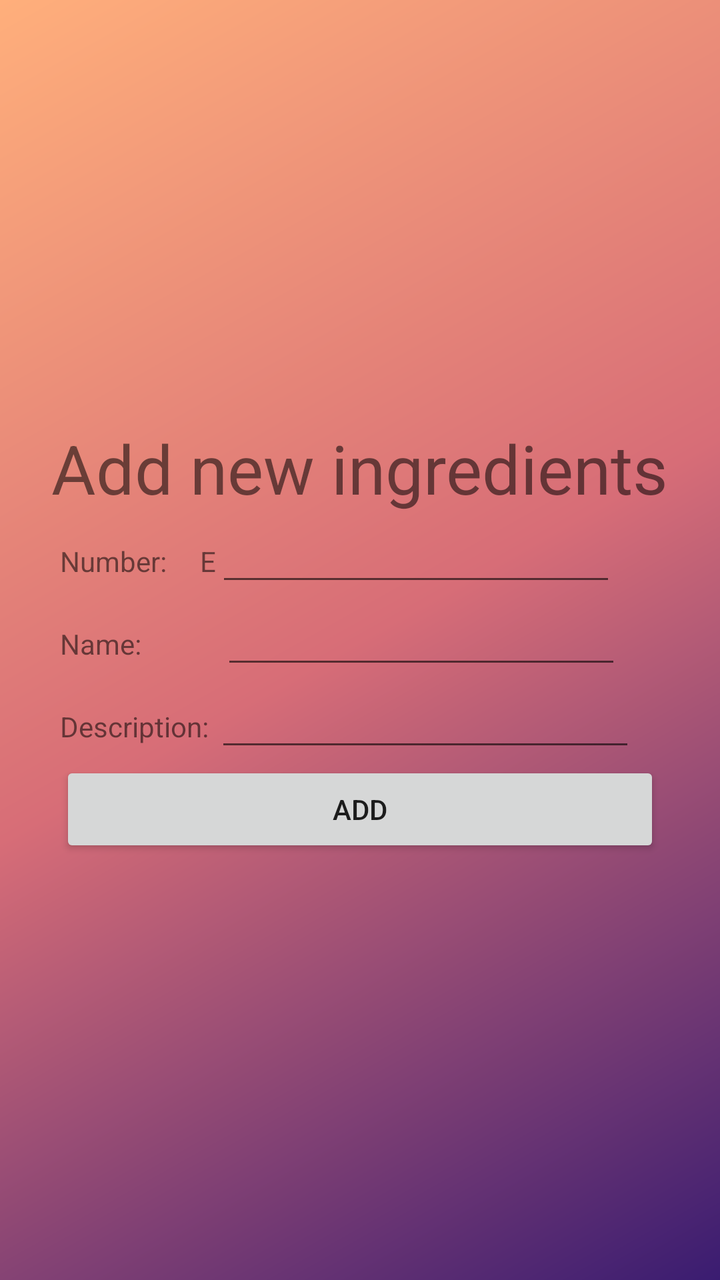
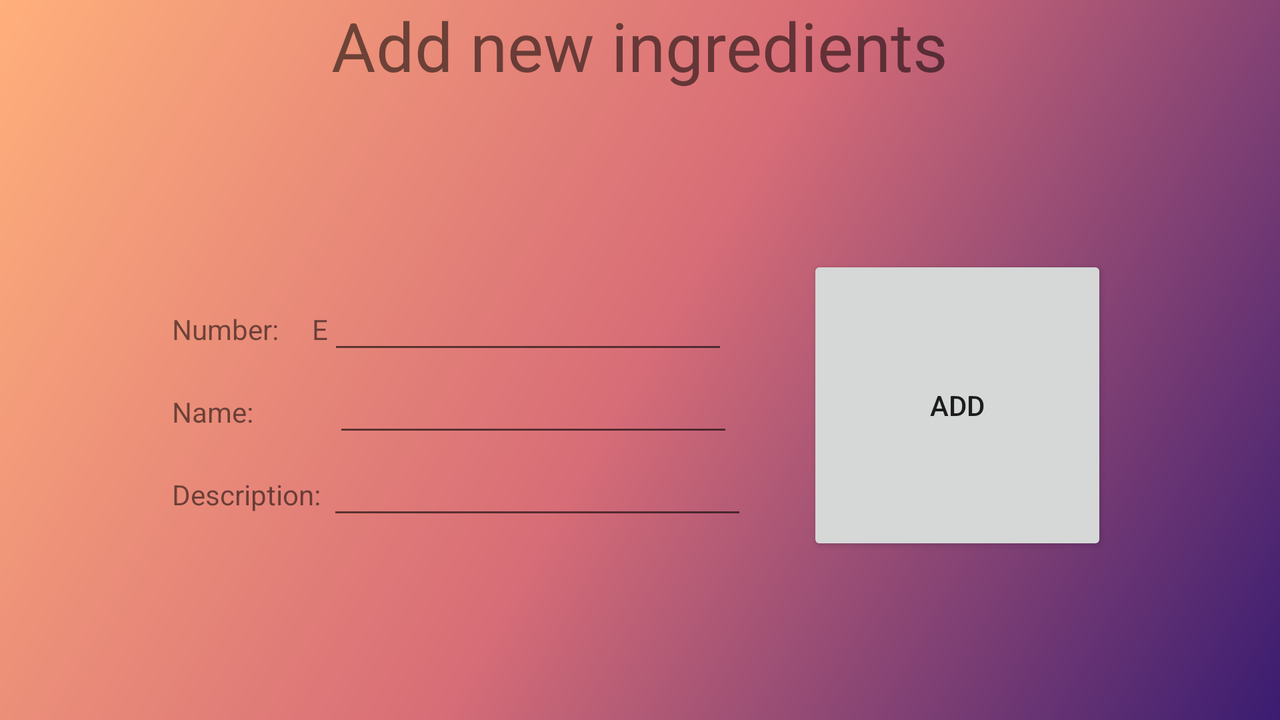

The same Android screen from two of the app's own layout files: first res/layout/ as a phone draws it, then the author's variant for another configuration, drawn on a device whose configuration selects that folder. Both files follow.
<!-- AndroidManifest.xml: activity theme AppTheme.Fullscreen -->
<!-- res/layout/activity_add.xml -->
<?xml version="1.0" encoding="utf-8"?>
<androidx.constraintlayout.widget.ConstraintLayout xmlns:android="http://schemas.android.com/apk/res/android"
    xmlns:tools="http://schemas.android.com/tools"
    android:layout_width="match_parent"
    android:layout_height="match_parent"
    android:layout_gravity="right|bottom"
    android:layout_margin="10dp"
    android:background = "@drawable/gradient_background"
    android:orientation="vertical">

    <LinearLayout
        android:layout_width="match_parent"
        android:layout_height="match_parent"
        android:gravity="center"
        android:orientation="vertical">

        <TextView
            android:id="@+id/textView2"
            android:layout_width="wrap_content"
            android:layout_height="wrap_content"
            android:text="Add new ingredients"
            android:textSize="34sp" />

        <LinearLayout
            android:layout_width="match_parent"
            android:layout_height="wrap_content"
            android:orientation="horizontal"
            android:paddingLeft="30dp">

            <TextView
                android:id="@+id/textView600"
                android:layout_width="wrap_content"
                android:layout_height="wrap_content"
                android:text="Number:     E" />

            <EditText
                android:id="@+id/textNumberId"
                android:gravity="left"
                android:layout_width="200dp"
                android:layout_height="wrap_content"
                android:inputType="number"
                android:maxLength="4"/>

        </LinearLayout>

        <LinearLayout
            android:layout_width="match_parent"
            android:layout_height="wrap_content"
            android:orientation="horizontal"
            android:paddingLeft="30dp">

            <TextView
                android:id="@+id/textView101"
                android:layout_width="wrap_content"
                android:layout_height="wrap_content"
                android:text="Name:            " />

            <EditText
                android:id="@+id/textNameId"
                android:layout_width="200dp"
                android:layout_height="wrap_content"
                android:gravity="left" />

        </LinearLayout>

        <LinearLayout
            android:layout_width="match_parent"
            android:layout_height="wrap_content"
            android:orientation="horizontal"
            android:paddingLeft="30dp">

            <TextView
                android:id="@+id/textView4"
                android:layout_width="wrap_content"
                android:layout_height="wrap_content"
                android:text="Description: " />

            <EditText
                android:id="@+id/textDescriptionId"
                android:layout_width="wrap_content"
                android:layout_height="wrap_content"
                android:ems="10"
                android:gravity="start|top"
                android:inputType="textMultiLine" />

        </LinearLayout>

        <Button
            android:id="@+id/buttonId"
            android:layout_width="match_parent"
            android:layout_height="wrap_content"
            android:layout_marginStart="30dp"
            android:layout_marginEnd="30dp"
            android:text="Add" />
    </LinearLayout>

</androidx.constraintlayout.widget.ConstraintLayout>
<!-- resources referenced by this layout -->
<resources>
  <!-- drawable gradient_background (drawable) -->
  <?xml version = "1.0" encoding = "utf-8" ?>
  <shape
      android:shape = "rectangle"
      xmlns:android = "http://schemas.android.com/apk/res/android" >
  
      <gradient
          android:type="linear"
          android:angle="315"
          android:startColor="#ffaf7b"
          android:centerColor="#d76d77"
          android:endColor="#3a1c71"/>
  </shape>
  <style name="AppTheme.Fullscreen" parent="AppTheme">
          <item name="android:actionBarStyle">@style/Widget.AppTheme.ActionBar.Fullscreen</item>
          <item name="android:windowActionBarOverlay">true</item>
          <item name="android:windowBackground">@null</item>
      </style>
  <style name="AppTheme" parent="Theme.AppCompat.Light">
          
          <item name="colorPrimary">@color/colorPrimary</item>
          <item name="colorPrimaryDark">@color/colorPrimaryDark</item>
          <item name="colorAccent">@color/colorAccent</item>
      </style>
  <style name="Widget.AppTheme.ActionBar.Fullscreen" parent="Widget.AppCompat.ActionBar">
          <item name="android:background">@color/black_overlay</item>
      </style>
  <color name="colorPrimary">#6200EE</color>
  <color name="colorPrimaryDark">#3700B3</color>
  <color name="colorAccent">#03DAC5</color>
  <color name="black_overlay">#66000000</color>
</resources>
<!-- res/layout-land/activity_add.xml (the author's variant of the layout above) -->
<!-- drawn on the phone turned sideways -->
<?xml version="1.0" encoding="utf-8"?>
<androidx.constraintlayout.widget.ConstraintLayout xmlns:android="http://schemas.android.com/apk/res/android"
    xmlns:tools="http://schemas.android.com/tools"
    android:layout_width="match_parent"
    android:layout_height="match_parent"
    android:layout_gravity="right|bottom"
    android:layout_margin="10dp"
    android:background = "@drawable/gradient_background"
    android:orientation="vertical">

    <LinearLayout
        android:layout_width="match_parent"
        android:layout_height="match_parent"
        android:gravity="center"
        android:orientation="vertical">

        <TextView
            android:id="@+id/textView2"
            android:layout_width="wrap_content"
            android:layout_height="wrap_content"
            android:text="Add new ingredients"
            android:textSize="34sp" />

        <LinearLayout
            android:layout_width="match_parent"
            android:layout_height="match_parent"
            android:gravity="center"
            android:orientation="horizontal">

            <LinearLayout
                android:layout_width="wrap_content"
                android:layout_height="wrap_content"
                android:orientation="vertical">

                <LinearLayout
                    android:layout_width="wrap_content"
                    android:layout_height="wrap_content"
                    android:orientation="vertical">

                    <LinearLayout
                        android:layout_width="match_parent"
                        android:layout_height="wrap_content"
                        android:orientation="horizontal"
                        android:paddingLeft="30dp">

                        <TextView
                            android:id="@+id/textView600"
                            android:layout_width="wrap_content"
                            android:layout_height="wrap_content"
                            android:text="Number:     E" />

                        <EditText
                            android:id="@+id/textNumberId"
                            android:layout_width="200dp"
                            android:layout_height="wrap_content"
                            android:gravity="left"
                            android:inputType="number"
                            android:maxLength="4" />

                    </LinearLayout>
                </LinearLayout>

                <LinearLayout
                    android:layout_width="wrap_content"
                    android:layout_height="wrap_content"
                    android:orientation="horizontal"
                    android:paddingLeft="30dp">

                    <TextView
                        android:id="@+id/textView101"
                        android:layout_width="wrap_content"
                        android:layout_height="wrap_content"
                        android:text="Name:            " />

                    <EditText
                        android:id="@+id/textNameId"
                        android:layout_width="200dp"
                        android:layout_height="wrap_content"
                        android:gravity="left" />

                </LinearLayout>

                <LinearLayout
                    android:layout_width="wrap_content"
                    android:layout_height="wrap_content"
                    android:orientation="horizontal"
                    android:paddingLeft="30dp">

                    <TextView
                        android:id="@+id/textView4"
                        android:layout_width="wrap_content"
                        android:layout_height="wrap_content"
                        android:text="Description: " />

                    <EditText
                        android:id="@+id/textDescriptionId"
                        android:layout_width="wrap_content"
                        android:layout_height="wrap_content"
                        android:ems="10"
                        android:gravity="start|top"
                        android:inputType="textMultiLine" />

                </LinearLayout>

            </LinearLayout>

            <Button
                android:id="@+id/buttonId"
                android:layout_width="150dp"
                android:layout_height="150dp"
                android:layout_marginStart="30dp"
                android:layout_marginEnd="30dp"
                android:text="Add" />
        </LinearLayout>

    </LinearLayout>

</androidx.constraintlayout.widget.ConstraintLayout>
